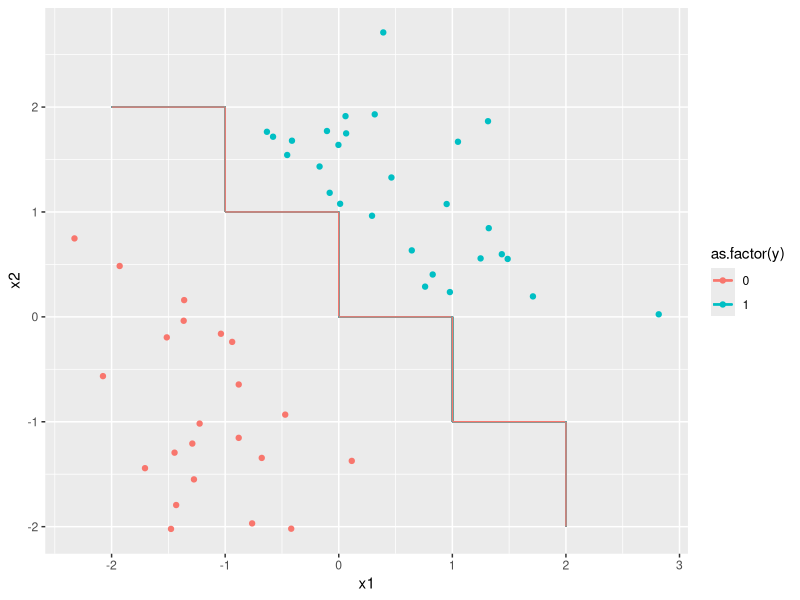

Reproduce this figure in R.
## ---- chunk 1
x1 = rnorm(100, 0, 1)
x2 = rnorm(100, 0, 1)
y = ifelse(x1 + x2 > 0, 1, 0)
d = data.frame(cbind(x1, x2, y)[which(x1 + x2 > 1 | x1 + x2 < -1),])
library(ggplot2)
ggplot(d, aes(x = x1, y = x2, color = as.factor(y))) + 
	geom_point() + 
	geom_segment(x = -2, y = 2, xend = -1, yend = 2) +
	geom_segment(x = -1, y = 2, xend = -1, yend = 1) +
	geom_segment(x = -1, y = 1, xend = 0, yend = 1) +
	geom_segment(x = 0, y = 1, xend = 0, yend = 0) +
	geom_segment(x = 0, y = 0, xend = 1, yend = 0) +
	geom_segment(x = 1, y = 0, xend = 1, yend = -1) +
	geom_segment(x = 1, y = -1, xend = 2, yend = -1) +
	geom_segment(x = 2, y = -1, xend = 2, yend = -2)
